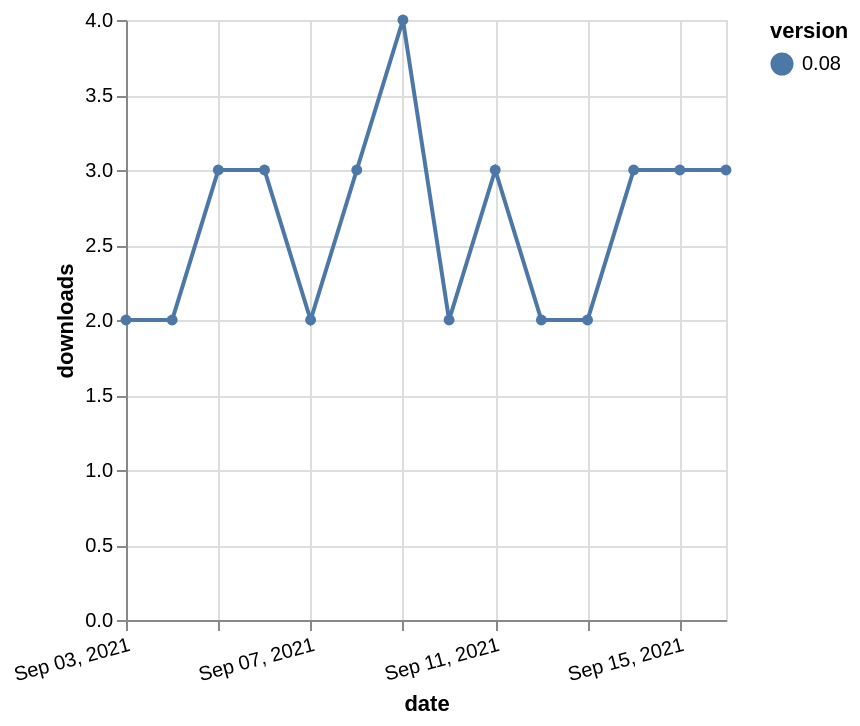

The specification (Vega-Lite) saved for this image:
### Vega-Lite specification from a JSON file in a GitHub repository (floating-point values rounded to 4 significant figures)
{"$schema": "https://vega.github.io/schema/vega-lite/v5.json", "description": "A simple bar chart with embedded data.", "data": {"values": [{"date": "2021-09-03", "total": 4063, "delta": 2, "version": "0.08"}, {"date": "2021-09-04", "total": 4065, "delta": 2, "version": "0.08"}, {"date": "2021-09-05", "total": 4068, "delta": 3, "version": "0.08"}, {"date": "2021-09-06", "total": 4071, "delta": 3, "version": "0.08"}, {"date": "2021-09-07", "total": 4073, "delta": 2, "version": "0.08"}, {"date": "2021-09-08", "total": 4076, "delta": 3, "version": "0.08"}, {"date": "2021-09-09", "total": 4080, "delta": 4, "version": "0.08"}, {"date": "2021-09-10", "total": 4082, "delta": 2, "version": "0.08"}, {"date": "2021-09-11", "total": 4085, "delta": 3, "version": "0.08"}, {"date": "2021-09-12", "total": 4087, "delta": 2, "version": "0.08"}, {"date": "2021-09-13", "total": 4089, "delta": 2, "version": "0.08"}, {"date": "2021-09-14", "total": 4092, "delta": 3, "version": "0.08"}, {"date": "2021-09-15", "total": 4095, "delta": 3, "version": "0.08"}, {"date": "2021-09-16", "total": 4098, "delta": 3, "version": "0.08"}]}, "width": "container", "mark": {"type": "line", "point": {"filled": true}}, "encoding": {"x": {"field": "date", "type": "temporal", "timeUnit": "yearmonthdate", "title": "date", "axis": {"labelAngle": -15}}, "y": {"field": "delta", "type": "quantitative", "title": "downloads"}, "color": {"field": "version", "type": "nominal"}, "tooltip": {"field": "delta"}}}
